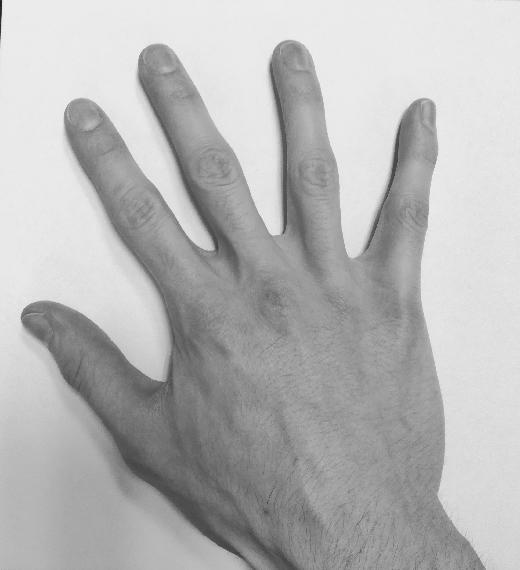
#> input picture TP1/Source.jpg, 520 x 570 px
$ jupyter execute --allow-errors TP_ImageRegistration_Images_Abdennour_Kerboua.ipynb
#> lines starting #> are read from the running program, lines starting #| are printed output that depends on the picture; after the words box and inside, x2 and y2 are one past the last pixel; in counts of white or black regions, pixels touching at a corner belong together
## Image registration Abdennour Kerboua

**Deadline**: Upload this notebook (rename it as 'TP-ImageRegistration-Images-YOUR-SURNAME.ipynb') to E-Campus before the deadline (see E-campus for the exact timing).

**Goal**: The goal of this notebook is to implement the algorithms seen today for pixel-based image registration. Please complete the code where you see **XXXXXXXXXXXXXX**

You will first take two pictures of your right hand into two different positions. Please keep the same topology, ie do not bend or stick together two fingers for instance.

If you can't take the pictures, you can use two pictures of my hand (see below).

[cell 1]
if 'google.colab' in str(get_ipython()):
  from google_drive_downloader import GoogleDriveDownloader as gdd
  gdd.download_file_from_google_drive(file_id='1XpgGRo839pBwIhb6h77xoG-NtHEg2DVd',
  dest_path='./Source.jpg')

  from google_drive_downloader import GoogleDriveDownloader as gdd
  gdd.download_file_from_google_drive(file_id='12FKfLjKreAksI3rEcDx4_oEn3qjAzEua',
  dest_path='./Target.jpg')
else:
  print('You are not using Colab. Please define working_dir with the absolute path to the folder where you downloaded the data')

# Please modify working_dir only if you are using your Anaconda (and not Google Colab)
# You should write the absolute path of your working directory with the data
workingDir='./'

We will use the skimage library to read and resize images, you can of course use others (openCV, pillow, scipy, etc.)

[cell 2]
from skimage.io import imread
from skimage.transform import resize

import matplotlib.pyplot as plt
from numpy import linalg as LA
import numpy as np
import scipy.ndimage

The first thing to do is to create a function that creates the transformation matrix T. Please complete the following function following the rules explained in the header of the function.

[cell 3]
def Tmatrix(scale=(1,1), rotationAngle=0, shearAngles=(0,0),translation=(0,0),elation=(0,0),reflection=(False,False)):
    '''
    Transformation matrix defined as the composition of 6 possible geometric
    transformations: Reflection (Re), Rotation (R), Scaling (S), Shear (Sh),
    Translation (T) and Elation (E).
    For the linear transformation part, we assume this composition:
        A = Re * R * S * Sh

    Inputs:
            scale: is a tuple with sx and sy (two scalar values)
            rotationAngle: is an angle in degrees (scalar value)
            shearAngles: is a tuple with the two shear angles in degrees (scalar value)
            translation: is a tuple with tx and ty (scalar values)
            elation: is a tuple containing the elation part (scalar values)
            reflection: is a tuple of Boolean values indicating wheter to reflect with respect to x and y axis

    Output:
            T: the 3x3 transformation matrix (homogeneous coordinates)
    '''

    if len(scale) != 2:
        raise ValueError("scale should be a tuple of length 2")
    if len(shearAngles)!= 2:
        raise ValueError("shearAngles should be a tuple of length 2")
    if len(translation)!= 2:
        raise ValueError("translation should be a tuple of length 2")
    if len(elation)!= 2:
        raise ValueError("elation should be a tuple of length 2")
    if len(reflection)!= 2:
        raise ValueError("reflection should be a tuple of length 2")
    if type(reflection[0])!= bool or type(reflection[1]) != bool:
        raise ValueError("reflection should contain two boolean values")
    if np.ndim(rotationAngle) != 0:
        raise ValueError("rotationAngle should be a scalar")

    # transform angles from degrees to radians
    angle_rot = np.deg2rad(rotationAngle)
    angle_shear1,angle_shear2 = np.deg2rad(shearAngles[0]),np.deg2rad(shearAngles[1])

    x_ref = -1 if reflection[0] else 1
    y_ref = -1 if reflection[1] else 1
    Re = np.array([[x_ref,0],[0,y_ref]])
    R = np.array([[np.cos(angle_rot),-np.sin(angle_rot)],[np.sin(angle_rot),np.cos(angle_rot)]])
    S = np.array([[scale[0],0],[0,scale[1]]])
    Sh = np.array([[1,np.tan(angle_shear1)],[np.tan(angle_shear2),1]])
    A = np.dot(Re,np.dot(R,np.dot(S,Sh)))

    # compute T
    T = np.zeros((3,3))
    T[:2,:2]=A
    T[2,0]=elation[0]
    T[2,1]=elation[1]
    T[2,2]=1
    T[0,2]=translation[0]
    T[1,2]=translation[1]

    return T

Test here, your function.

[cell 4]
## Define Transformation
T=Tmatrix(scale=(1,1), rotationAngle=40, shearAngles=(0,0),translation=(0,0),elation=(0,0),reflection=(False,False))
x,y = 30,30
v = np.array([x,y,1])
w = np.dot(T,v)
print(w)

Next, we need to create a function that apply the previously created transformation matrix. We will need to apply it either to 2D points, seen as a [Nx2] numpy array where N is the number of points, or to image coordinates, modeled as a [2xNxM] Numpy array where N and M are the number of rows and columns of the image respectively.

[cell 5]
def applyTransformation(T, points=None, coords=None):
    '''
    Apply geometric transformation to points or image coordinates.
    Transformation is defined by a 3x3 matrix

    Inputs:
        points: Nx2 Numpy array of points
        coordinates: 2xNxM Numpy array of image coordinates
        T: 3x3 matrix trasformation

    Output:
        pm: Nx2 points after transformation
        cm: 2xNxM image coordinates after transformation
    '''
    if points is None and coords is None:
        raise ValueError("Error ! You should provide points and/or coords")

    if points is not None:
        N,d = points.shape
        if d != 2 and N==2:
            print('WARNING ! points should be an array of dimension Nx2'+
                  ' Transposing the array')
            points=points.T
            N,d = points.shape

        if d != 2:
            raise ValueError("Error ! Function works only with 2D points")

        # Transform points into homogeneous coordinates (adding one...)
        ph = np.ones((N,3))
        for i in range(N):
            ph[i][:2]=points[i]


        # Apply transformation
        for i in range (N):
            ph[i]=np.dot(T,ph[i])

        # If homography, ...
        if T[2,0]!=0 or T[2,1]!=0:
            for i in range (N):
                coeff_norm=ph[i][2]
                for j in range (2):
                    ph[i][j]=ph[i][j]/coeff_norm

        pm=ph[:,:2]
    else:
        pm=None

    if coords is not None:
        d,N,M = coords.shape

        if d != 2:
            raise ValueError("Error ! Function works only with 2D coordinates")

        p = coords.reshape((2,N*M)).T # reshape coordinates as list of points
        # Transform points into homogeneous coordinates (adding one...)
        ph = np.ones((N*M,3))
        for i in range (N*M):
            ph[i][:2]=p[i]

        # Apply transformation
        for i in range (N*M):
            ph[i]=np.dot(T,ph[i])

        # If homography, ...
        if T[2][0]!=0 or T[2][1]!=0:
            for i in range (N*M):
                coeff=ph[i][2]
                for j in range (2):
                    ph[i][j]=ph[i][j]/coeff

        pm=ph[:,:2].T
        cm = pm.reshape((2,N,M))

    else:
        cm =None

    return pm,cm

Now, we can test the two functions on some data-sets of 2D points. To keep things simple, you will create two data-sets of points.

In the first one, the points will draw an ellipse (ie uniform sampling on an ellipse).
In the secon data-set, the points will draw a square (ie uniform sampling on a square).

You will then try several (at least five) different trasformations and check if your code works well.

[cell 6]
# Ellipse
theta = np.deg2rad(np.arange(0.0, 360.0, 1.0))
x = 2*np.cos(theta)
y = 0.5*np.sin(theta)
points=np.array([x, y]).T

## Define Transformation
T=Tmatrix(scale=(1,1), rotationAngle=40, shearAngles=(0,0),translation=(0,0),elation=(0,0),reflection=(False,False))

## Apply trasformation
moved = applyTransformation(T, points=points)[0]

fig = plt.figure(figsize=(15, 15))
ax1 = plt.subplot(1, 3, 1)
ax2 = plt.subplot(1, 3, 2)
ax1.scatter(points[:,0],points[:,1])
ax2.scatter(moved[:,0],moved[:,1])

minimum = np.min((ax1.get_xlim(),ax1.get_ylim(),ax2.get_xlim(),ax2.get_ylim()))
maximum = np.max((ax1.get_xlim(),ax1.get_ylim(),ax2.get_xlim(),ax2.get_ylim()))

ax1.set_xlim(minimum*1.2,maximum*1.2)
ax1.set_ylim(minimum*1.2,maximum*1.2)
ax2.set_xlim(minimum*1.2,maximum*1.2)
ax2.set_ylim(minimum*1.2,maximum*1.2)

fig.tight_layout()
plt.show()
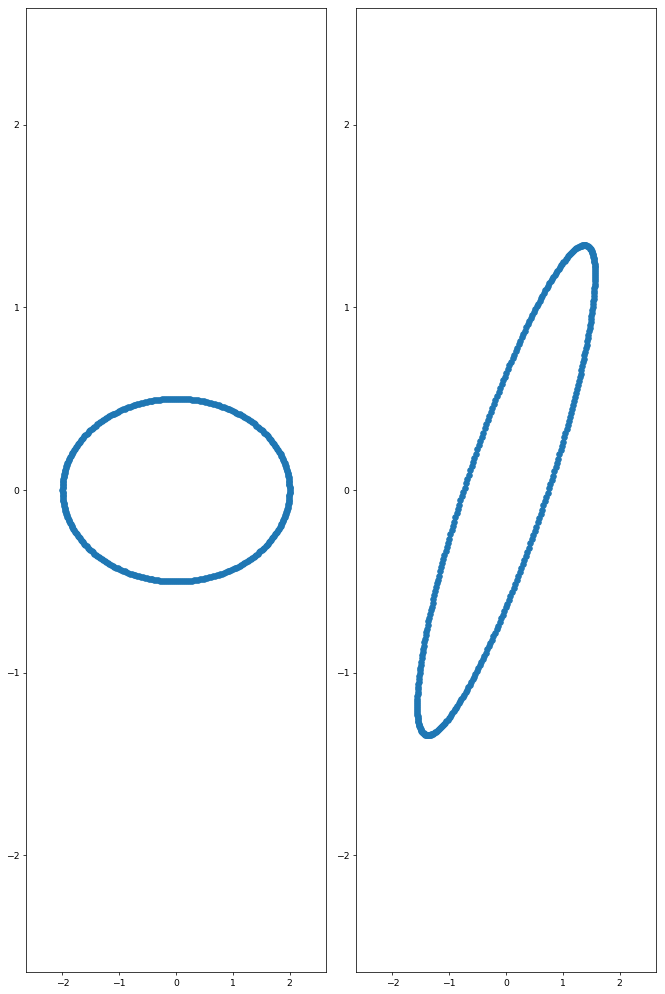
#> figure drawn by matplotlib, 2 panels

[cell 7]
# Square
a = 0.5
x0, y0 = 0.5, 0.5
n_points_per_side = 100
sommets = np.array([
    [x0 - a, y0 - a],
    [x0 + a, y0 - a],
    [x0 + a, y0 + a],
    [x0 - a, y0 + a],
    [x0 - a, y0 - a]
])

x_list,y_list = [],[]
for i in range(len(sommets) - 1):
    start, end = sommets[i], sommets[i + 1]
    segment = np.linspace(start, end, n_points_per_side, endpoint=False)
    x_list.extend(segment[:, 0])
    y_list.extend(segment[:, 1])

x = np.array(x_list)
y = np.array(y_list)
points=np.array([x,y]).T

## Define Transformation
T=Tmatrix(scale=(1,1), rotationAngle=45, shearAngles=(0,0),translation=(0,0),elation=(0,0),reflection=(False,False))

## Apply trasformation
moved = applyTransformation(T, points=points)[0]

fig = plt.figure(figsize=(20, 15))
ax1 = plt.subplot(1, 3, 1)
ax2 = plt.subplot(1, 3, 2)
ax1.scatter(points[:,0],points[:,1])
ax2.scatter(moved[:,0],moved[:,1])

minimum = np.min((ax1.get_xlim(),ax1.get_ylim(),ax2.get_xlim(),ax2.get_ylim()))
maximum = np.max((ax1.get_xlim(),ax1.get_ylim(),ax2.get_xlim(),ax2.get_ylim()))

ax1.set_xlim(minimum*1.2,maximum*1.2)
ax1.set_ylim(minimum*1.2,maximum*1.2)
ax2.set_xlim(minimum*1.2,maximum*1.2)
ax2.set_ylim(minimum*1.2,maximum*1.2)

fig.tight_layout()
plt.show()
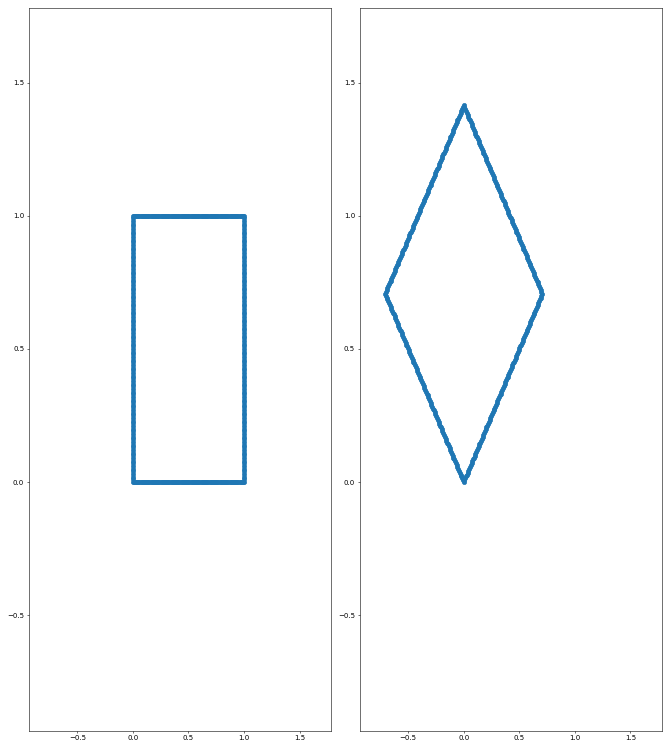
#> figure drawn by matplotlib, 2 panels

Now, we can finally move to images. Here, you can load and plot the two images of your (or mine) right hand. Pixel intensities are normalized in order to be float between 0 and 1.

[cell 8]
SourceIm = imread(workingDir + '/Source.jpg', as_gray=True)
#> SourceIm is the input picture: shape (570, 520); min 29, max 255, mean 181.6
SourceImNorm=(SourceIm - np.amin(SourceIm)) / (np.amax(SourceIm) - np.amin(SourceIm))
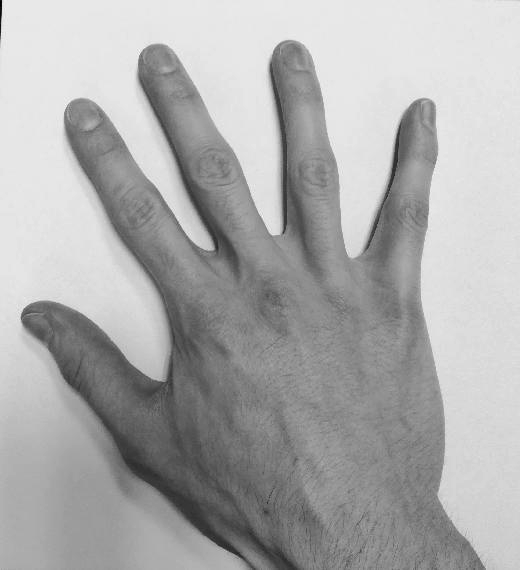
#> SourceImNorm: shape (570, 520) float64; min 0, max 1, mean 0.675
TargetIm = imread(workingDir + '/Target.jpg', as_gray=True)
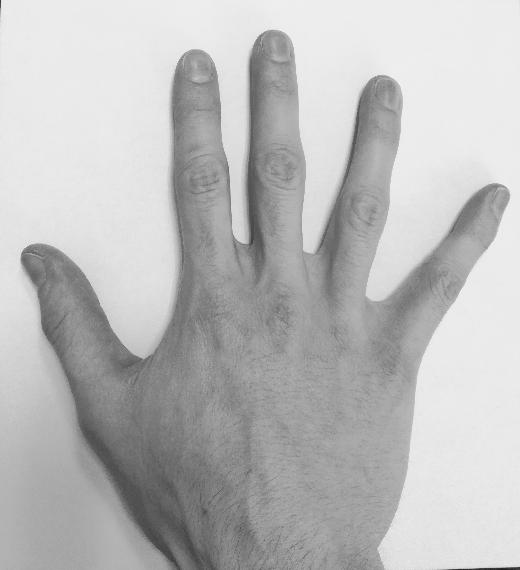
#> input picture TP1/Target.jpg, 520 x 570 px
#> TargetIm is the input picture: shape (570, 520); min 29, max 250, mean 187.2
TargetImNorm=(TargetIm - np.amin(TargetIm)) / (np.amax(TargetIm) - np.amin(TargetIm))

fig = plt.figure(figsize=(10, 10))
ax1 = plt.subplot(1, 2, 1)
ax2 = plt.subplot(1, 2, 2)
ax1.imshow(SourceImNorm, cmap='gray')
ax1.set_title('Source image')
ax2.imshow(TargetImNorm, cmap='gray')
ax2.set_title('Target image')
plt.show()
#> `X= resize(SourceImNorm, (250,250), anti_aliasing=True)`:
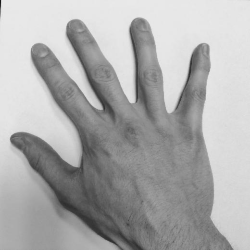
#> X: shape (250, 250) float64; min 0.0932, max 0.922, mean 0.675

In the following function, you will code the forward warping technique with point splatting.

Theoretically, an image could be associated with a coordinate chart giving the real-world coordinates of each pixel. However, the problem becomes more difficult and in many applications we do not actually have this coordinate chart. Here, you will simply consider the coordinate of a pixel as its row and column position.

In the forward warping, as seen during the lecture of this morning, the coordinates of a pixel of a source image $I$ might not be warped exactly onto the output grid. When it falls within the grid, but not on the grid, we assign (ie splat) the pixel intensity of $I$ to the four neighbour 'corners' of the output grid.

These contributions must be weighted and for this reason a typical solution is to create an 'accumulator'. This is an array of the same size of the output grid which quantifies the number of contributions that each corner of the output grid has received. By simply dividing by the number of contributions (output grid ./ accumulator), we obtain at each corner of the output grid an averaged estimate of the intensity of the transformed image.

[cell 9]
def ForwardWarping(I,T,coords=None,outputShape=None):
    '''
    Apply forward warping to an image I based on a transformation T.
    Transformation is defined by a 3x3 matrix T

    Inputs:
        I: image to transform
        T: 3x3 matrix trasformation
        coords: coordinates of the image. If None, the coordinates of a pixel
                are automatically its row and column position
        outputShape: defines the shape of the transformed image.
                     It can be 'None', same shape as the input image I or 'BB',
                     bounding box of the transformed image I_T,  or a tuple/numpy
                     array with 4 elements (min x, max x, min y, max y)

    Output:
        J: transformed image
    '''

    if coords is None:
      coords = np.mgrid[0:I.shape[0], 0:I.shape[1]] # coordinates of the image I
      cm = applyTransformation(T,coords=coords)[1]

      if outputShape is None:
          outputShape=(0,I.shape[0],0,I.shape[1])
#> outputShape = (0, 250, 0, 250)

      elif outputShape == 'BB':
          #Find extremities bounding box
          bx=int(np.floor(np.min(cm[0,:,:])))
          ux=int(np.ceil(np.max(cm[0,:,:])))
          by=int(np.floor(np.min(cm[1,:,:])))
          uy=int(np.ceil(np.max(cm[1,:,:])))
          outputShape=(bx,ux,by,uy)

      elif isinstance(outputShape, tuple):
          if len(outputShape) != 4:
              raise ValueError("Error ! outputShape should be of length 4")

      elif isinstance(outputShape, np.ndarray):
          if len(outputShape) != 4:
              raise ValueError("Error ! outputShape should be of length 4")
      else:
          raise ValueError("Error ! outputShape should be None, 'BB' or a tuple/numpy array with 4 elements")
      Jx = outputShape[1]-outputShape[0] if outputShape[0]<0 else outputShape[1]
#> Jx = 250
      Jy = outputShape[3]-outputShape[2] if outputShape[2]<0 else outputShape[3]
#> Jy = 250
      J= np.zeros((Jx, Jy)) # transformed image
      acc= np.zeros(J.shape) # accumulator

      for i in range(I.shape[0]):
          for j in range(I.shape[1]):

              # transformed coordinate of a pixel
              p=cm[:,i,j]
              x=p[0]
              y=p[1]

              # Check if point is inside outputShape
              if x>=outputShape[0] and x<=outputShape[1] and y>=outputShape[2] and y<=outputShape[3]:

                  # translate if necessary, since output image will start from (0,0)
                  # it basically shifts transformed points in the positive quadrant
                  if outputShape[0]<0:
                      x=x+abs(outputShape[0])

                  if outputShape[2]<0:
                      y=y+abs(outputShape[2])

                  # Look for the four corners
                  bl=( int(np.ceil(x)), int(np.floor(y)) ) # bottom left
                  br=( int(np.ceil(x)), int(np.ceil(y))) # bottom right
                  ul=( int(np.floor(x)), int(np.floor(y)) ) # up left
                  ur=( int(np.floor(x)), int(np.ceil(y)) ) # up right

                  # Update J and acc
                  if(ul[0]<J.shape[0] and ul[1]<J.shape[1]):
                    J[ul]=J[ul]+I[i,j]
                    acc[ul]+=1

                  if(bl[0]<J.shape[0] and bl[1]<J.shape[1]):
                    J[bl]= J[bl] + I[i,j]
                    acc[bl]+=1

                  if(ur[0]<J.shape[0] and ur[1]<J.shape[1]):
                    J[ur]= J[ur] + I[i,j]
                    acc[ur]+=1

                  if(br[0]<J.shape[0] and br[1]<J.shape[1]):
                    J[br]= J[br] + I[i,j]
                    acc[br]+=1
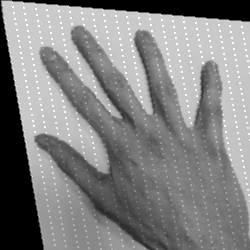
#> J: shape (250, 250) float64; min 0, max 4.56, mean 2.35; drawn with min black and max white
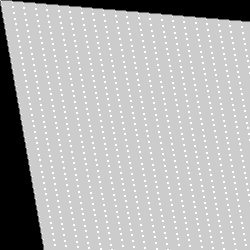
#> acc: shape (250, 250) float64; min 0, max 5, mean 3.53; drawn with min black and max white
#> after the loop, bl = (250, 54); br = (250, 55); ul = (249, 54); ur = (249, 55)

      acc[acc==0]=1
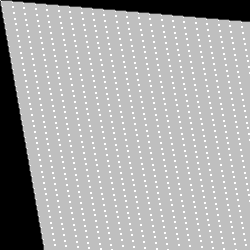
#> acc: shape (250, 250) float64; 12.73% of pixels changed, all inside (x1, y1, x2, y2) = (0, 0, 250, 250); drawn with min black and max white
      J=np.divide(J,acc)
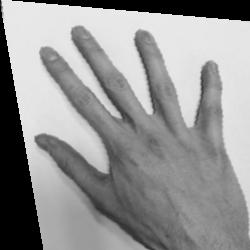
#> J: shape (250, 250) float64; min 0, max 0.922, mean 0.582

    else:
        raise ValueError("Error ! Still not implemented")

    return J

Let's test your implementation of the forward warping with the right hand image. Test with at least 5 different transformation matrices (try different configurations).

[cell 10]
# Resize image (to make it faster...)
X= resize(SourceImNorm, (250,250), anti_aliasing=True)
T=Tmatrix(scale=(1,1), rotationAngle=0, shearAngles=(5,10),translation=(0,0),elation=(0,0),reflection=(False,False))
print('The transformation matrix T is:\n', T)

Xmf=ForwardWarping(X,T,outputShape=None)

fig = plt.figure(figsize=(15, 15))
ax1 = plt.subplot(1, 2, 1)
ax2 = plt.subplot(1, 2, 2)
ax1.imshow(X, cmap='gray')
ax1.set_title('Source image')
ax2.imshow(Xmf, cmap='gray')
ax2.set_title('Forward warped image')
plt.show()

[cell 11]
type(int(np.floor(3.6)))

Now, we can implement the Inverse Warping (what is usually used as seen this morning).

As before, you will not use external coordinates, the coordinates of a pixel will be its row and column position.

For the interpolation step, you will implement and use the nearest neighbour tehcnique but you can implement and use otherw (e.g. bilinear, cubic, etc.) if you wish.

[cell 12]
def nearestNeighboutInterp(pM,I,coords=None):
    '''
    Nearest Neighbout interpolation

    Inputs:
        pM: 2D point defining the coordinates to interpolate
        I: image used for interpolation
        coords: coordinates of the image. If None, the coordinates of a pixel
                are automatically its row and column position

    Output:
        value: interpolated value at pM
    '''

    if coords is None:
        # row and column of pM
        r = floor(pM[0])
        c = floor(pM[1])

        # check if r and c are within the domain of I (I.shape)
        if 0<=r<I.shape[0] and 0<=c<I.shape[1]:
                value = I[r,c]
        else:
            value=0

    else:
        raise ValueError("Error ! Still not implemented")
        value=0

    return value

def InverseWarping(I,T,coords=None,outputShape=None):
    '''
    Apply inverse warping to an image I based on a transformation T.
    Transformation is defined by a 3x3 matrix

    Inputs:
        I: image to transform
        T: 3x3 matrix trasformation
        coords: coordinates of the image. If None, the coordinates of a pixel
                are automatically its row and column position
        outputShape: defines the shape of the transformed image.
                     It can be 'None', same shape as the input image I or 'BB',
                     bounding box of the transformed image I_T,  or a tuple/numpy
                     array with 4 elements (min x, max x, min y, max y)


    Output:
        J: transformed image
    '''

    if coords is None:

        if outputShape is None:
            outputShape=(0,I.shape[0],0,I.shape[1])
#> outputShape = (0, 250, 0, 250)

        elif outputShape == 'BB':
            coords = np.mgrid[0:I.shape[0], 0:I.shape[1]] # coordinates
            cm = applyTransformation(T,coords=coords)[1]
            #Find extremities bounding box
            bx=int(np.floor(np.min(cm[0,:,:])))
            ux=int(np.ceil(np.max(cm[0,:,:])))
            by=int(np.floor(np.min(cm[1,:,:])))
            uy=int(np.ceil(np.max(cm[1,:,:])))
            outputShape=(bx,ux,by,uy)

        elif isinstance(outputShape, tuple):
            if len(outputShape) != 4:
                raise ValueError("Error ! outputShape should be of length 4")

        elif isinstance(outputShape, np.ndarray):
            if len(outputShape) != 4:
                raise ValueError("Error ! outputShape should be of length 4")
        else:
            raise ValueError("Error ! outputShape should be None, 'BB' or a tuple/numpy array with 4 elements")
        Jx = outputShape[1]-outputShape[0] if outputShape[0]<0 else outputShape[1]
#> Jx = 250
        Jy = outputShape[3]-outputShape[2] if outputShape[2]<0 else outputShape[3]
#> Jy = 250

        J= np.zeros((Jx,Jy)) # transformed image
        Tinv = np.linalg.inv(T)
        for i in range(J.shape[0]):
            for j in range(J.shape[1]):

                p=np.array([i,j,1]) # coordinate of a pixel to transform
                pM = np.dot(Tinv,p) # transformed coordinate

                if pM[-1] != 0:
                  pM = pM/pM[-1] # normalization in case of homography

                  # shifting since the first pixel will be in (0,0) in the output image
                  if outputShape[0]<0:
                      x=i+abs(outputShape[0])
                  else:
                      x=i
                  if outputShape[2]<0:
                      y=j+abs(outputShape[2])
                  else:
                      y=j

                  J[x,y]=nearestNeighboutInterp(pM,I)
#> J: shape (250, 250) float64; every value is 0
#> after the loop, x = 0; y = 0

    else:
        raise ValueError("Error ! Still not implemented")

    return J
